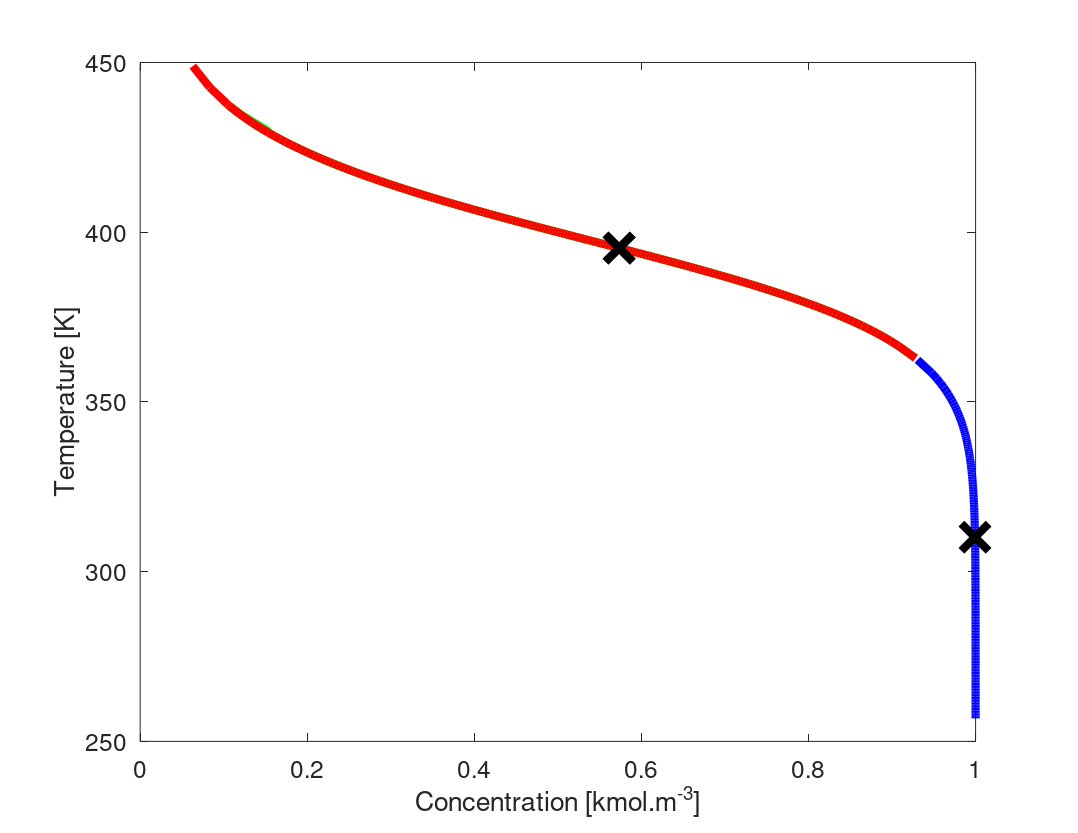

Source code (MATLAB):
% Du reactor linearisation
clear all
close all
clc
format short
options = optimset('Display','off');

%% Specify the reactor parameters
V = 0.1; %m3 
R = 8.314; %kJ/kmol.K
CA0 = 1.0; %kmol/m3
TA0 = 310.0; %K
Q = 0.0; %kJ/min
dH = -4.78e4; %kJ/kmol
k0 = 72.0e9; %1/min
E = 8.314e4; %kJ/kmol
Cp = 0.239; %kJ/kgK
rho = 1000.0; %kg/m3
F = 100e-3; %m3/min
            
%% Critical points for different Q            
N = 200;
Qs = linspace(-1272.0, 920.0, N); % move in the range -22kW to 15 kW
xss1 = zeros(N, 2);
xss2 = zeros(N, 2);
xss3 = zeros(N, 2);

Q = Qs(1);
% x(1) = CA
% x(2) = TR
sys = @(t, x) [F/V*CA0 - (F/V + k0*exp(-E/(R*x(2))))*x(1);
                F/V*TA0 - F/V*x(2) - dH/(rho*Cp)*k0*exp(-E/(R*x(2)))*x(1)+Q/(rho*Cp*V)];

guess1 = [0.999, 289.];
guess2 = [0.418, 405.];
guess3 = [0.0115, 486.7];
[xss1t, ~] = fsolve(@(x) sys(1.0, x), guess1, options);
[xss2t, ~] = fsolve(@(x) sys(1.0, x), guess2, options);
[xss3t, ~] = fsolve(@(x) sys(1.0, x), guess3, options);
xss1(1, :) = xss1t;
xss2(1, :) = xss2t;
xss3(1, :) = xss3t;

for k=2:1:N
    Q = Qs(k);
    sys = @(t, x) [F/V*CA0 - (F/V + k0*exp(-E/(R*x(2))))*x(1);
                    F/V*TA0 - F/V*x(2) - dH/(rho*Cp)*k0*exp(-E/(R*x(2)))*x(1)+Q/(rho*Cp*V)];
    guess1 = xss1(k-1, :);
    guess2 = xss2(k-1, :);
    guess3 = xss3(k-1, :);
    [xss1t, ~] = fsolve(@(x) sys(1.0, x), guess1, options);
    [xss2t, ~] = fsolve(@(x) sys(1.0, x), guess2, options);
    [xss3t, ~] = fsolve(@(x) sys(1.0, x), guess3, options);
    xss1(k, :) = xss1t;
    xss2(k, :) = xss2t;
    xss3(k, :) = xss3t;
end

Q = 0.0;
sys = @(t, x) [F/V*CA0 - (F/V + k0*exp(-E/(R*x(2))))*x(1);
                F/V*TA0 - F/V*x(2) - dH/(rho*Cp)*k0*exp(-E/(R*x(2)))*x(1)+Q/(rho*Cp*V)];
guess1 = xss1(round(N/2), :);
guess2 = xss2(round(N/2), :);
guess3 = xss3(round(N/2), :);
[xss1_Q0, ~] = fsolve(@(x) sys(1.0, x), guess1, options);
[xss2_Q0, ~] = fsolve(@(x) sys(1.0, x), guess2, options);
[xss3_Q0, ~] = fsolve(@(x) sys(1.0, x), guess3, options);

%% Plot critical points for different Q
figure(1)
plot(xss1(:,1), xss1(:,2),'b','LineWidth',6)
hold on
plot(xss2(:,1), xss2(:,2),'g','LineWidth',6)
plot(xss3(:,1), xss3(:,2),'r','LineWidth',6)
plot(xss1_Q0(1), xss1_Q0(2),'kx','LineWidth',6,'MarkerSize', 20)
plot(xss2_Q0(1), xss2_Q0(2),'kx','LineWidth',6,'MarkerSize', 20)
plot(xss3_Q0(1), xss3_Q0(2),'kx','LineWidth',6,'MarkerSize', 20)
hold off
xlabel('Concentration [kmol.m^{-3}]','fontsize', 18)
ylabel('Temperature [K]','fontsize', 18)
set(gca,'fontsize', 18);
h=gcf;
set(h,'PaperOrientation','landscape');
set(h,'PaperUnits','normalized');
set(h,'PaperPosition', [0 0 1 1]);
print(gcf, '-dpdf', 'cstr_model_stat_points.pdf');

